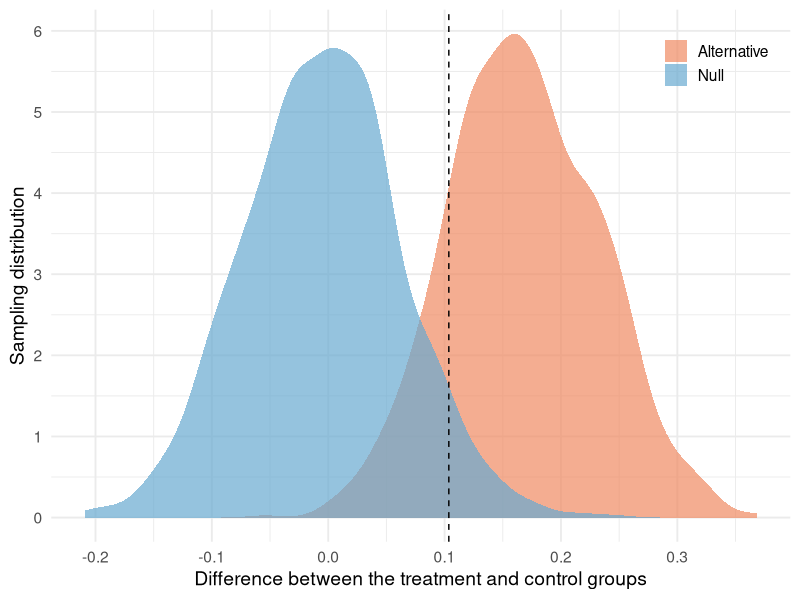

Generate this figure with R:
## ---- chunk 1
library(tidyverse)

set.seed(42)

# Artificial data for illustration
observation_count <- 20000
data <- tibble(value = rlnorm(observation_count))

# Performance metric
metric <- mean
# Statistical significance
alpha <- 0.05
# False negative rate
beta <- 0.2
# Practical significance
delta <- 0.1 * metric(data$value)

simulate <- function(sample_size, replication_count) {
  # Function for drawing a single sample of size sample_size
  run_one <- function() sample(data$value, sample_size, replace = TRUE)
  # Function for drawing replication_count samples of size sample_size
  run_many <- function() replicate(replication_count, { metric(run_one()) })

  # Simulation under the null hypothesis
  control_null <- run_many()
  treatment_null <- run_many()
  delta_null <- treatment_null - control_null

  # Simulation under the alternative hypothesis
  control_alternative <- run_many()
  treatment_alternative <- run_many() + delta
  delta_alternative <- treatment_alternative - control_alternative

  # Computation of the critical value
  critical_value <- quantile(delta_null, 1 - alpha)
  # Computation of the false negative rate
  beta <- mean(delta_alternative < critical_value)

  list(delta_null = delta_null,
       delta_alternative = delta_alternative,
       critical_value = critical_value,
       beta = beta)
}

# Number of replications
replication_count <- 1000
# Interval of possible values for the sample size
search_interval <- c(1, 10000)
# Root finding to attain the desired value by varying the sample size
target <- function(n) beta - simulate(as.integer(n), replication_count)$beta
sample_size <- as.integer(uniroot(target, interval = search_interval)$root)
## ---- chunk 2
library(tidyverse)

theme_set(theme_minimal(base_size = 14))

result <- simulate(sample_size, replication_count)
tibble(Null = result$delta_null, Alternative = result$delta_alternative) %>%
  gather(group, value) %>%
  ggplot(aes(value, fill = group)) +
  geom_density(alpha = 0.7, color = NA) +
  geom_vline(xintercept = result$critical_value, linetype = 'dashed') +
  labs(x = 'Difference between the treatment and control groups',
       y = 'Sampling distribution') +
  scale_x_continuous(breaks = seq(-1, 1, by = 0.1)) +
  scale_y_continuous(breaks = seq(0, 10)) +
  scale_fill_manual(values=c('#ef8a62', '#67a9cf')) +
  theme(legend.title = element_blank(), legend.position = c(0.9, 0.9))
